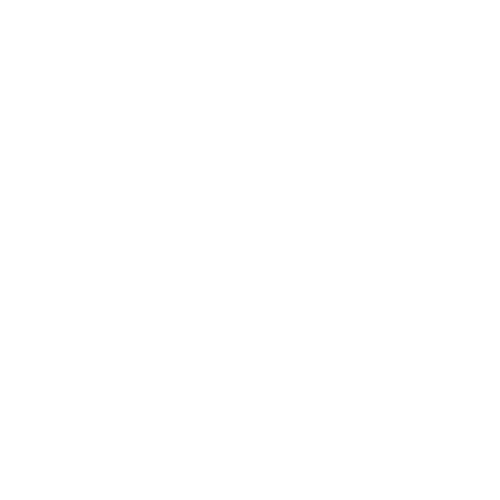
Frame 1 (no input)
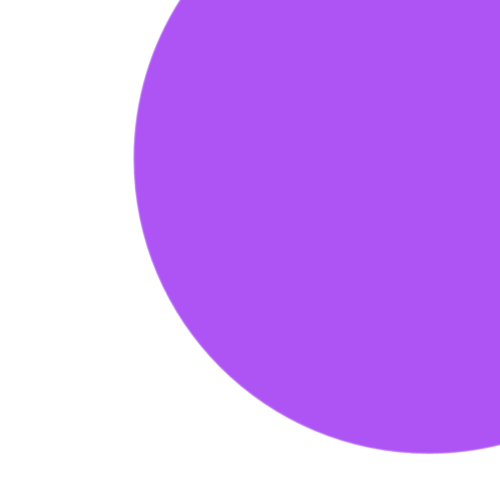
Frame 60 (the mouse pressed at the canvas centre just before this capture)
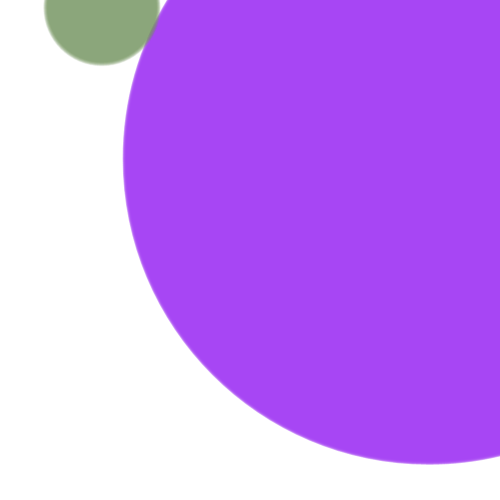
Frame 120 (the mouse held since frame 60 and released just before this capture)

The Processing sketch that drew these frames (run headless with seeded random() and noise(); from frame 60 on, the mouse is pressed at the canvas centre):

// Processing sketch: processing_159796
// ── processing_159796.pde

float r;
float g;
float b;
float a;
float x;
float y;

float diam;
int count;
int state;

void setup() {
  count = 0;
  state = 0;
  
  size(500,500);
  background(255);
  smooth();    
}

void draw() {

  count++;
  if(count > 1){
    count = 0;
    state++;
    if(state > 25){
       state = 0;
       r=random(255);
       g=random(255);
       b=random(255);
       a=random(255);
       x=random(width);
       y=random(height);
       
    }
  }
       noStroke();
       fill(r,g,b,a);
       diam = state + x + y;
       ellipse(x,y,diam,diam); 
}
